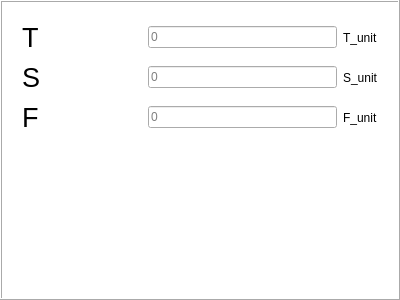
<?xml version="1.0" encoding="UTF-8"?>
<ui version="4.0">
 <class>ValueDetailWidget</class>
 <widget class="QFrame" name="ValueDetailWidget">
  <property name="geometry">
   <rect>
    <x>0</x>
    <y>0</y>
    <width>400</width>
    <height>300</height>
   </rect>
  </property>
  <property name="windowTitle">
   <string>Frame</string>
  </property>
  <property name="styleSheet">
   <string notr="true">QFrame#ValueDetailWidget {
	
	background-color: rgb(255, 255, 255);
}</string>
  </property>
  <property name="frameShape">
   <enum>QFrame::Box</enum>
  </property>
  <property name="frameShadow">
   <enum>QFrame::Raised</enum>
  </property>
  <layout class="QVBoxLayout" name="verticalLayout">
   <property name="spacing">
    <number>0</number>
   </property>
   <item>
    <widget class="QWidget" name="ValuesWidget" native="true">
     <layout class="QVBoxLayout" name="verticalLayout_2">
      <property name="spacing">
       <number>0</number>
      </property>
      <property name="leftMargin">
       <number>0</number>
      </property>
      <property name="topMargin">
       <number>0</number>
      </property>
      <property name="rightMargin">
       <number>0</number>
      </property>
      <property name="bottomMargin">
       <number>0</number>
      </property>
      <item>
       <widget class="QWidget" name="widget_3" native="true">
        <layout class="QHBoxLayout" name="horizontalLayout" stretch="1,0,0">
         <property name="bottomMargin">
          <number>0</number>
         </property>
         <item>
          <widget class="QLabel" name="label">
           <property name="maximumSize">
            <size>
             <width>120</width>
             <height>16777215</height>
            </size>
           </property>
           <property name="font">
            <font>
             <pointsize>20</pointsize>
            </font>
           </property>
           <property name="text">
            <string>T</string>
           </property>
          </widget>
         </item>
         <item>
          <widget class="QLineEdit" name="lineEdit">
           <property name="maximumSize">
            <size>
             <width>16777215</width>
             <height>16777215</height>
            </size>
           </property>
           <property name="text">
            <string/>
           </property>
           <property name="readOnly">
            <bool>true</bool>
           </property>
           <property name="placeholderText">
            <string>0</string>
           </property>
          </widget>
         </item>
         <item>
          <widget class="QLabel" name="TUnit">
           <property name="text">
            <string>T_unit</string>
           </property>
          </widget>
         </item>
        </layout>
       </widget>
      </item>
      <item>
       <widget class="QWidget" name="widget_2" native="true">
        <layout class="QHBoxLayout" name="horizontalLayout_2" stretch="1,0,0">
         <property name="bottomMargin">
          <number>0</number>
         </property>
         <item>
          <widget class="QLabel" name="label_4">
           <property name="maximumSize">
            <size>
             <width>120</width>
             <height>16777215</height>
            </size>
           </property>
           <property name="font">
            <font>
             <pointsize>20</pointsize>
            </font>
           </property>
           <property name="text">
            <string>S</string>
           </property>
          </widget>
         </item>
         <item>
          <widget class="QLineEdit" name="lineEdit_2">
           <property name="maximumSize">
            <size>
             <width>16777215</width>
             <height>16777215</height>
            </size>
           </property>
           <property name="text">
            <string/>
           </property>
           <property name="readOnly">
            <bool>true</bool>
           </property>
           <property name="placeholderText">
            <string>0</string>
           </property>
          </widget>
         </item>
         <item>
          <widget class="QLabel" name="SUnit">
           <property name="text">
            <string>S_unit</string>
           </property>
          </widget>
         </item>
        </layout>
       </widget>
      </item>
      <item>
       <widget class="QWidget" name="widget" native="true">
        <layout class="QHBoxLayout" name="horizontalLayout_3" stretch="1,0,0">
         <property name="bottomMargin">
          <number>0</number>
         </property>
         <item>
          <widget class="QLabel" name="label_6">
           <property name="maximumSize">
            <size>
             <width>120</width>
             <height>16777215</height>
            </size>
           </property>
           <property name="font">
            <font>
             <pointsize>20</pointsize>
            </font>
           </property>
           <property name="text">
            <string>F</string>
           </property>
          </widget>
         </item>
         <item>
          <widget class="QLineEdit" name="lineEdit_3">
           <property name="sizePolicy">
            <sizepolicy hsizetype="Expanding" vsizetype="Fixed">
             <horstretch>0</horstretch>
             <verstretch>0</verstretch>
            </sizepolicy>
           </property>
           <property name="maximumSize">
            <size>
             <width>16777215</width>
             <height>16777215</height>
            </size>
           </property>
           <property name="text">
            <string/>
           </property>
           <property name="readOnly">
            <bool>true</bool>
           </property>
           <property name="placeholderText">
            <string>0</string>
           </property>
          </widget>
         </item>
         <item>
          <widget class="QLabel" name="FUnit">
           <property name="text">
            <string>F_unit</string>
           </property>
          </widget>
         </item>
        </layout>
       </widget>
      </item>
     </layout>
    </widget>
   </item>
   <item>
    <spacer name="verticalSpacer">
     <property name="orientation">
      <enum>Qt::Vertical</enum>
     </property>
     <property name="sizeHint" stdset="0">
      <size>
       <width>20</width>
       <height>123</height>
      </size>
     </property>
    </spacer>
   </item>
  </layout>
 </widget>
 <resources/>
 <connections/>
</ui>
